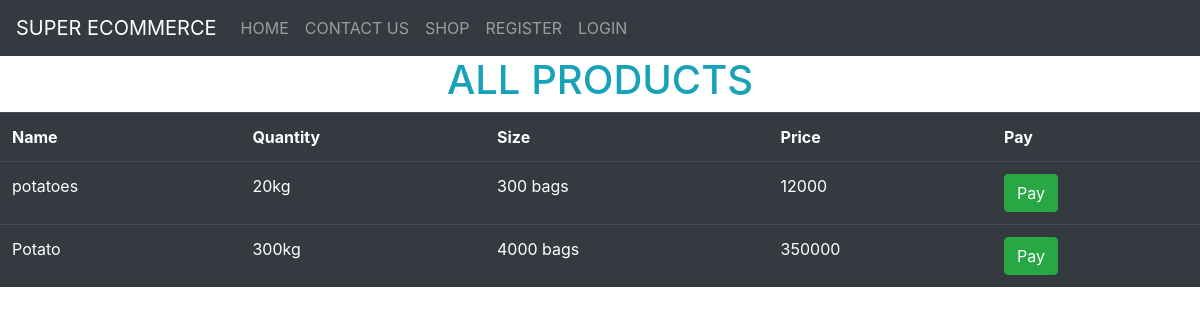
Page /shop/ on the earlier database version.
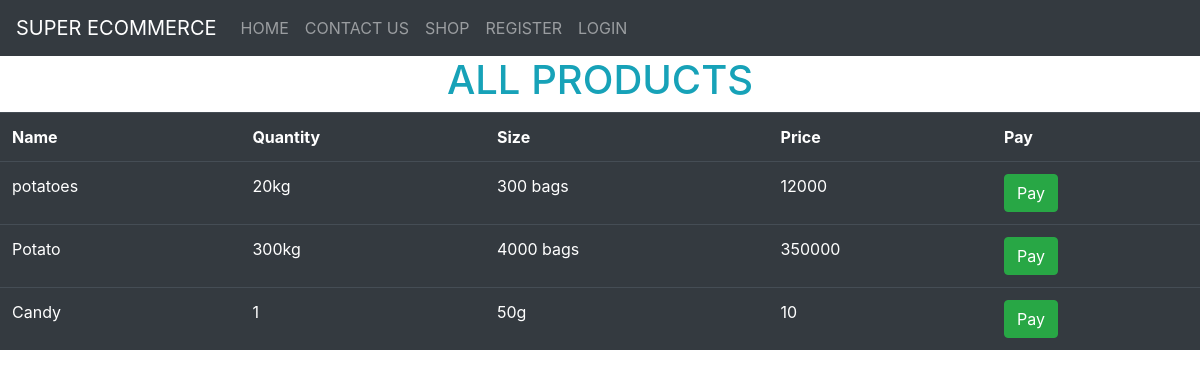
Same page on the later database version.
### SuperEcommerceDjangoProject/models.py (models this page shows)
class Product(models.Model):
    name = models.CharField(max_length=50, blank=False, null=False)
    qtty = models.CharField(max_length=20, blank=False, null=False)
    size = models.CharField(max_length=10, blank=False, null=False)
    price = models.CharField(max_length=35, blank=False, null=False)

### SuperEcommerceDjangoProject/views.py (the view)
# urls.py: path('shop/', user_views.shop, name='shop'),
def shop(request):
    products = Product.objects.all()
    context = {"products": products}
    return render(request, 'shop.html', context)

### templates/shop.html (shortened to what this page needs)
{% extends 'master.html' %}
{% load static %}
{% block content %}
    <div>
        <h1 class="text-info text-center">ALL PRODUCTS</h1>
        <table class="table table-dark table-hover">
            <tr>
                <th>Name</th>
                <th>Quantity</th>
                <th>Size</th>
                <th>Price</th>
                <th>Pay</th>
            </tr>
            {% for product in products %}
                <tr>
                    <td>{{ product.name }}</td>
                    <td>{{ product.qtty }}</td>
                    <td>{{ product.size }}</td>
                    <td>{{ product.price }}</td>
                    <td><a class="btn btn-success" href="/pay/{{ product.id }}">Pay</a></td>
                </tr>
            {% endfor %}
        </table>
    </div>
{% endblock %}

### templates/master.html (shortened to what this page needs)
<!DOCTYPE html>
<html lang="en">
<head>
    {% load static %}
    {% load crispy_forms_tags %}
    <link rel="stylesheet" href="{% static 'bootstrap/css/bootstrap.css' %}">
    <link rel="stylesheet" href="{% static 'bootstrap/css/styles.css' %}">
</head>
<body>
<section class="navigation-section">
    <nav class="navbar navbar-expand-md bg-dark navbar-dark">
        <a class="navbar-brand" href="{% url 'home-page' %}">SUPER ECOMMERCE</a>
        <div class="collapse navbar-collapse" id="collapsibleNavbar">
            <ul class="navbar-nav">
                <li class="nav-item">
                    <a class="nav-link" href="{% url 'home-page' %}">HOME</a>
                </li>
                <li class="nav-item">
                    <a class="nav-link" href="#">CONTACT US</a>
                </li>
                <li class="nav-item">
                    <a class="nav-link" href="{% url 'shop' %}">SHOP</a>
                </li>
                {% if user.is_authenticated %}
                    <li class="nav-item">
                        <a class="nav-link" href="{% url 'add-product-page' %}">ADD PRODUCT</a>
                    </li>
                    <li class="nav-item">
                        <a class="nav-link" href="{% url 'all-products' %}">PRODUCTS</a>
                    </li>
                    <li class="nav-item">
                        <a class="nav-link" href="{% url 'user-logout' %}">LOGOUT</a>
                    </li>
                {% else %}
                    <li class="nav-item">
                        <a class="nav-link" href="{% url 'user-registration' %}">REGISTER</a>
                    </li>
                    <li class="nav-item">
                        <a class="nav-link" href="{% url 'user-login' %}">LOGIN</a>
                    </li>
                {% endif %}
            </ul>
        </div>
    </nav>
</section>
<section class="content-section">
    {% block content %}
    {% endblock %}
</section>
</body>
</html>

Differences in the rows shown:
added Product: name "Candy", qtty "1", size "50g", price "10"
